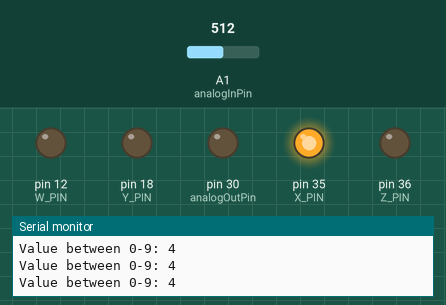
This sketch was run on a simulated Arduino Mega 2560, built with avr-gcc and run on an emulated ATmega2560. Shown: output pins drawn as LEDs (lit = HIGH), the last lines printed to the serial monitor. Inputs (shaded band) come from the test bench; at power-on: A1 (analogInPin) = 512.

Above: at 1.2 s.
1.3 s: A1 (analogInPin) set to 531
At 2.5 s:
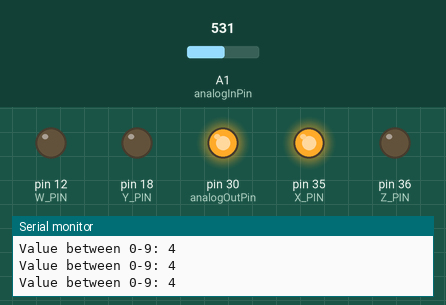
2.8 s: A1 (analogInPin) set to 716
At 4.0 s:
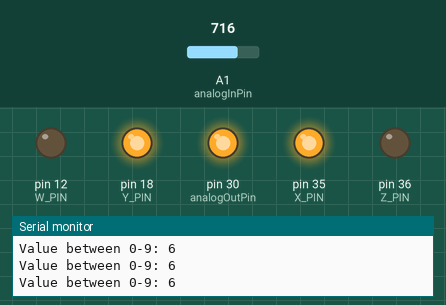
4.3 s: A1 (analogInPin) set to 783
7.3 s: A1 (analogInPin) set to 814
At 8.2 s:
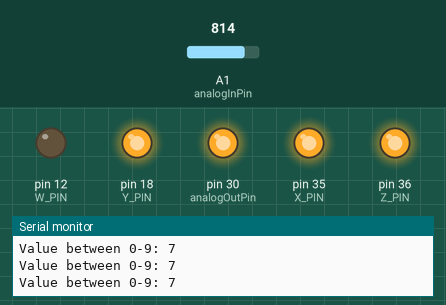
8.8 s: A1 (analogInPin) set to 901
11.8 s: A1 (analogInPin) set to 925
At 13.1 s:
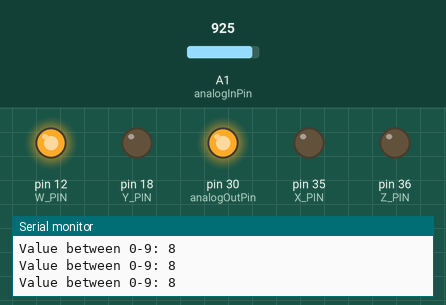
Timing chart, 0 to 14.3 s (numbered marks = the images above; inputs shaded):
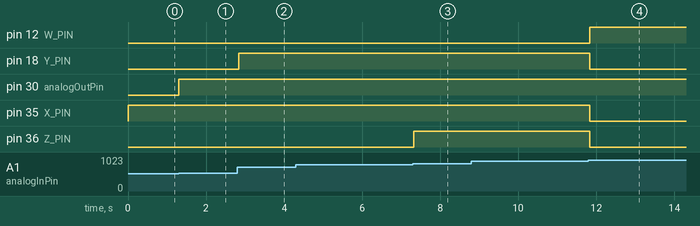

The sketch:

Single-Digit_Joystick_Circuit.ino
```cpp
int W_PIN, X_PIN;     //USE THESE VARIABLES FOR W and X PINS
int Y_PIN, Z_PIN;     //USE THESE VARIABLES FOR Y and Z PINS

const int analogInPin = 1;  // Analog input pin that the potentiometer is attached to
const int analogOutPin = 30;

int sensorValue = 0;        // value read from the pot
int outputValue = 0;  // value output to the PWM (analog out)
int newSensorValue = 0;

void setup()
{

  W_PIN = 12;
  X_PIN = 35;
  Y_PIN = 18;
  Z_PIN = 36;

  pinMode(W_PIN,OUTPUT);
  pinMode(X_PIN,OUTPUT);
  pinMode(Y_PIN,OUTPUT);
  pinMode(Z_PIN,OUTPUT);

  pinMode(A0, INPUT);


  // DO NOT EDIT THE CODE BELOW THIS
  Serial.begin(9600); //Initilize the serial monitor
}

void loop()
{
  // read the analog in value:
  sensorValue = analogRead(analogInPin);

  // map it to the range of the analog out:
  outputValue = map(sensorValue, 0, 1023, 0, 255);

  // change the analog out value:
  analogWrite(analogOutPin, outputValue);

  // converting the number to a 0-9 value
  newSensorValue = sensorValue*(9.0/1023.0);

  Serial.print("Value between 0-9: ");
  Serial.println(newSensorValue);

  digitalWrite(W_PIN,bitRead(newSensorValue, 3));
  digitalWrite(X_PIN,bitRead(newSensorValue, 2));
  digitalWrite(Y_PIN,bitRead(newSensorValue, 1));
  digitalWrite(Z_PIN,bitRead(newSensorValue, 0));


}
```

Measured:
- the behaviour switches between 513 and 514 on A1 (analogInPin) (found by bisection; images 0 and 1)
- the behaviour switches between 795 and 796 on A1 (analogInPin) (found by bisection; images 2 and 3)
- the behaviour switches between 909 and 910 on A1 (analogInPin) (found by bisection; images 3 and 4)
- after the input at 1.3 s, pin 30 (analogOutPin): LOW → HIGH at once
- after the input at 2.8 s, pin 18 (Y_PIN): LOW → HIGH at once
- after the input at 7.3 s, pin 36 (Z_PIN): LOW → HIGH at once
- after the input at 11.8 s, pin 12 (W_PIN): LOW → HIGH at once; pin 18 (Y_PIN), pin 35 (X_PIN), pin 36 (Z_PIN): HIGH → LOW at once
